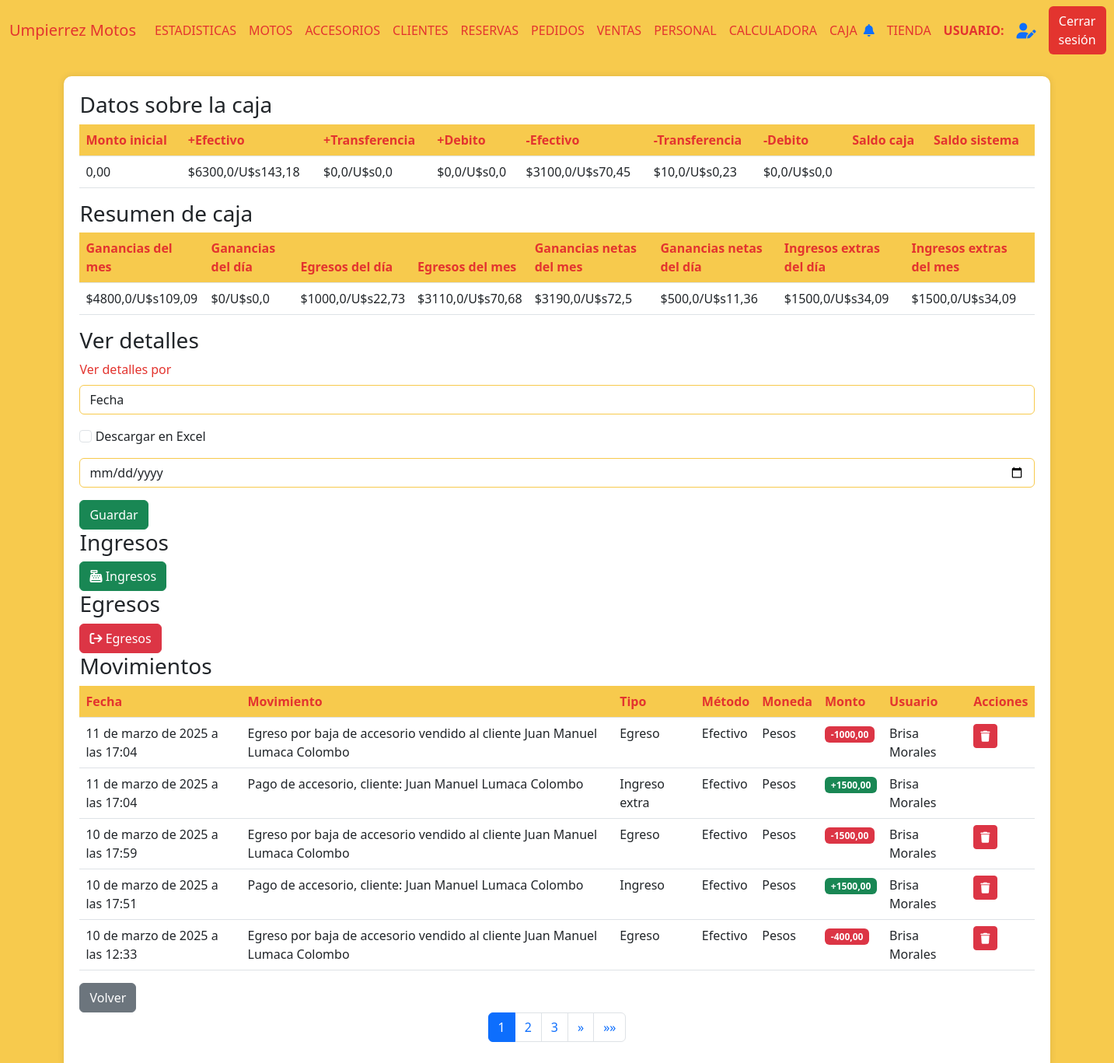
The app's page /movimientos_caja/33 (signed in), older data.
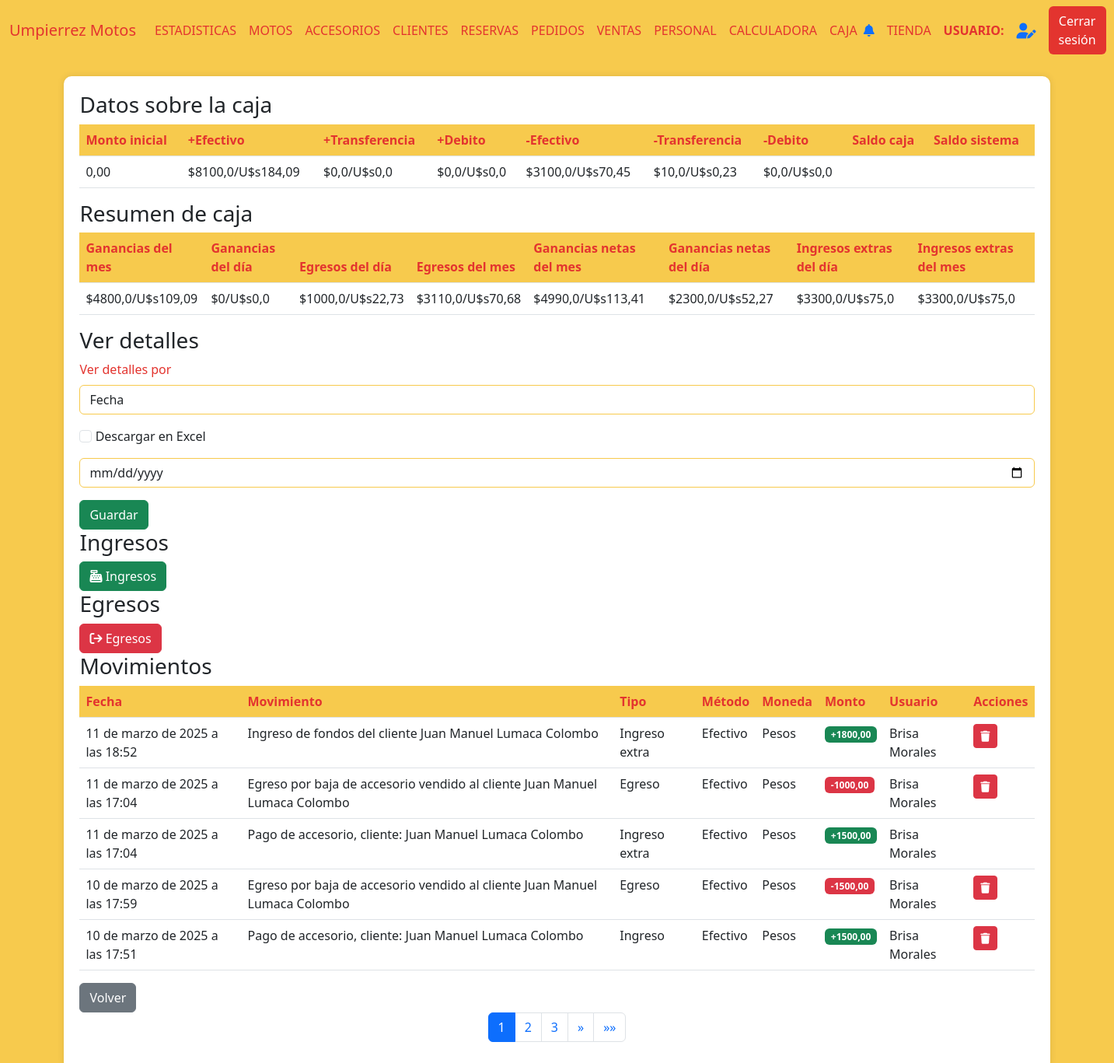
The same page, newer data.
### AppUM/models.py (models this page shows)
class Caja(models.Model):
    apertura = models.DateTimeField()
    cierre = models.DateTimeField(null=True,blank=True)
    moneda = models.CharField(max_length=10)
    monto_inicial = models.DecimalField(max_digits=10, decimal_places=2)
    depositos = models.DecimalField(max_digits=10, decimal_places=2)
    egresos = models.DecimalField(max_digits=10, decimal_places=2)
    saldo_caja = models.DecimalField(max_digits=10, decimal_places=2)
    saldo_sistema = models.DecimalField(max_digits=10, decimal_places=2)
    diferencia = models.DecimalField(max_digits=10, decimal_places=2)
    estado = models.CharField(max_length=10)
    usuario = models.ForeignKey(Personal, related_name='usuario_caja', on_delete=models.CASCADE)

class Movimientos(models.Model):
    fecha = models.DateTimeField()
    movimiento = models.TextField(null=True, blank=True)
    tipo = models.CharField(max_length=10)
    monto = models.DecimalField(max_digits=10, decimal_places=2)
    caja = models.ForeignKey(Caja, related_name='movimiento_caja', on_delete=models.CASCADE)
    usuario = models.ForeignKey(Personal, related_name='usuario_movimiento', on_delete=models.CASCADE)
    moneda = models.CharField(max_length=10,null=True,blank=True)
    rubro = models.TextField(null=True, blank=True)
    metodo = models.CharField(max_length=30,null=True,blank=True)
    es_moto = models.BooleanField(default=0)
    es_accesorio = models.BooleanField(default=0)

### AppUM/decorators.py (the view)
    def _wrapped_view(request, *args, **kwargs):
        user = request.user
        if user.is_authenticated:
            usuario_consulta = Personal.objects.filter(usuario=user.username).first()
            if usuario_consulta:
                if Administrativo.objects.filter(personal_ptr_id=usuario_consulta.id,activo=1).exists():
                    return view_func(request, *args, **kwargs)
                else:
                    raise PermissionDenied
            else:
                return view_func(request, *args, **kwargs)
        else:
            return redirect('Login')  # Redirigir al login si no está autenticado

### AppUM/context_processors.py (called while the page is built)
def cantidad_solicitudes_no_leidas(req):
    if req.user.is_authenticated:
        usuario = req.user
        usuario_actual = Personal.objects.filter(usuario=usuario.username).first()
        notificaciones = NotificacionPersonal.objects.filter(personal=usuario_actual,leido=0).count()
    else:
        notificaciones = 0
    return {'notificaciones': notificaciones}

### AppUM/functions.py (called while the page is built)
def funcion_paginas_varias(req,instancia_model):
    paginator = Paginator(instancia_model, 5)  # 5 motos por página
    page_number = req.GET.get('page')  # Obtiene el número de página desde la URL
    page_obj = paginator.get_page(page_number)
    return page_obj

### AppUM/templates/perfil_administrativo/arqueos/movimientos.html (shortened to what this page needs)
{% extends "perfil_administrativo/padre_perfil_administrativo.html" %}
{% load static %}
{% block contenidoQueCambia %}
<link href="https://cdnjs.cloudflare.com/ajax/libs/font-awesome/6.0.0/css/all.min.css" rel="stylesheet">
<link href="https://cdn.jsdelivr.net/npm/bootstrap-icons@1.10.0/font/bootstrap-icons.css" rel="stylesheet">
<div class="table-container" id="inventarios">
    <h3>Datos sobre la caja</h3>
    <table class="table">
        <thead>
            <tr>
                <th>Monto inicial</th>
                <th>+Efectivo</th>
                <th>+Transferencia</th>
                <th>+Debito</th>
                <th>-Efectivo</th>
                <th>-Transferencia</th>
                <th>-Debito</th>
                <th>Saldo caja</th>
                <th>Saldo sistema</th>
            </tr>
        </thead>
        <tbody>
                <tr>
                    <td>{{ monto_inicial }}</td>
                    <td>${{ total_ingresos_efectivo_pesos }}/U$s{{ total_ingresos_efectivo_dolares }}</td>
                    <td>${{ total_ingresos_transferencia_pesos }}/U$s{{ total_ingresos_transferencia_dolares }}</td>
                    <td>
                        ${{ total_ingresos_debito_pesos }}/U$s{{ total_ingresos_debito_dolares }}
                    </td>
                    <td>${{ total_egresos_efectivo_pesos }}/U$s{{ total_egresos_efectivo_dolares }}</td>
                    <td>${{ total_egresos_transferencia_pesos }}/U$s{{ total_egresos_transferencia_dolares }}</td>
                    <td>${{ total_egresos_debito_pesos }}/U$s{{ total_egresos_debito_dolares }}</td>
                    <td>{{ saldo_caja }}</td>
                    <td>{{ saldo_sistema }}</td>
                </tr>
        </tbody>
    </table>
    <h3>Resumen de caja</h3>
    <table class="table" id="tabla-resumen">
        <thead>
            <tr>
                <th>Ganancias del mes</th>
                <th>Ganancias del día</th>
                <th>Egresos del día</th>
                <th>Egresos del mes</th>
                <th>Ganancias netas del mes</th>
                <th>Ganancias netas del día</th>
                <th>Ingresos extras del día</th>
                <th>Ingresos extras del mes</th>
            </tr>
        </thead>
        <tbody>
                <tr>
                    <td>${{ ganancias_mes }}/U$s{{ ganancias_mes_dolares }}</td>
                    <td>${{ ganancias_dia }}/U$s{{ ganancias_dia_dolares }}</td>
                    <td>${{ egresos_dia }}/U$s{{ egresos_dia_dolares }}</td>
                    <td>
                        ${{ egresos_mes }}/U$s{{ egresos_mes_dolares }}
                    </td>
                    <td>${{ ganancias_netas_mes }}/U$s{{ ganancias_netas_mes_dolares }}</td>
                    <td>${{ ganancias_netas_dia }}/U$s{{ ganancias_netas_dia_dolares }}</td>
                    <td>${{ ingresos_extra_dia }}/U$s{{ ingresos_extra_dia_dolares }}</td>
                    <td>${{ ingresos_extra_mes }}/U$s{{ ingresos_extra_mes_dolares }}</td>
                </tr>
        </tbody>
    </table>
    <h3>Ver detalles</h3>
    <div class="mb-3" id="busqueda_detalles">
        <label for="documento" class="form-label">Ver detalles por</label>
        <select class="form-control" id="detalles_por" onchange="detalles_por()">
            <option value="fecha">Fecha</option>
        </select>
    </div>
    <div id="detalles_x_fecha">
        <div class="mb-3">
            <input type="checkbox" id="cbox_descargar_excel" class="form-check-input" onchange="descargar_excel()">
            <label for="toggleMatr" class="form-check-label">Descargar en Excel</label>
        </div>
        <div id="form_pdf">
            <form action="{% url 'DetallesCajaXFecha' %}" method="post" id="form-reporte">{% csrf_token %}
                <div class="mb-3">
                    <input type="date" class="form-control" name="f_detalles" id="fecha" placeholder="Ingrese la fecha" required>
                </div>
                <button type="submit" class="btn btn-success" id="btn_fecha">Guardar</button>
            </form>
        </div>
    </div>
    <h3>Ingresos</h3>
    <button type="button" id="abrir_form_ingresos" class="btn btn-success">
        <i class="fas fa-cash-register"></i> Ingresos
    </button>
    <h3>Egresos</h3>
    <button type="button" id="abrir_form_egresos" class="btn btn-danger">
        <i class="fas fa-arrow-right-from-bracket"></i> Egresos
    </button>
    <h3>Movimientos</h3>
    <table class="table">
        <thead>
            <tr>
                <th>Fecha</th>
                <th>Movimiento</th>
                <th>Tipo</th>
                <th>Método</th>
                <th>Moneda</th>
                <th>Monto</th>
                <th>Usuario</th>
                <th>Acciones</th>
            </tr>
        </thead>
        <tbody>
            {% if page_obj %}
                {% for movimiento in page_obj %}
                <tr>
                    <td>{{ movimiento.movimiento.fecha }}</td>
                    <td>{{ movimiento.descripcion }}</td>
                    <td>{{ movimiento.movimiento.tipo }}</td>
                    <td>{{ movimiento.movimiento.metodo }}</td>
                    <td>
                        {{ movimiento.movimiento.moneda }}
                    </td>
                    <td>
                        {% if movimiento.movimiento.tipo == "Egreso" %}
                        <span class="badge bg-danger">-{{ movimiento.movimiento.monto }}</span>
                        {% else %}
                        <span class="badge bg-success">+{{ movimiento.movimiento.monto }}</span>
                        {% endif %}
                    </td>
                    <td>{{ movimiento.usuario }}</td>
                    <td>
                        {% if movimiento.mostrar_boton %}
                        <a href="{% url 'MovimientoBaja' id_caja movimiento.movimiento.id  %}"><button class="btn btn-sm btn-danger"><i class="fas fa-trash"></i></button></a>
                        {% endif %}
                    </td>
                </tr>
                {% endfor %}
            {% else %}
                <tr>
                    <td colspan="9" class="text-center text-muted">
                        No hay registros de movimientos disponibles en esta caja.
                    </td>
                </tr>
            {% endif %}
        </tbody>
    </table>
    <a href="{% url 'Arqueos' %}" class="btn btn-secondary">Volver</a>
    <nav aria-label="Page navigation">
        <ul class="pagination justify-content-center">
            {% for num in page_obj.paginator.page_range %}
            <li class="page-item {% if page_obj.number == num %}active{% endif %}">
                <a class="page-link" href="?page={{ num }}">{{ num }}</a>
            </li>
            {% endfor %}
            {% if page_obj.has_next %}
            <li class="page-item">
                <a class="page-link" href="?page={{ page_obj.next_page_number }}" aria-label="Siguiente">
                    <span aria-hidden="true">&raquo;</span>
                </a>
            </li>
            <li class="page-item">
                <a class="page-link" href="?page={{ page_obj.paginator.num_pages }}" aria-label="Última">
                    <span aria-hidden="true">&raquo;&raquo;</span>
                </a>
            </li>
            {% endif %}
        </ul>
    </nav>
</div>
{% endblock %}

### AppUM/templates/perfil_administrativo/padre_perfil_administrativo.html (shortened to what this page needs)
<!DOCTYPE html>
<html lang="es">
<head>
    {% load static %}
    <link href="https://cdn.jsdelivr.net/npm/bootstrap@5.3.0/dist/css/bootstrap.min.css" rel="stylesheet">
    <link href="https://cdnjs.cloudflare.com/ajax/libs/font-awesome/6.0.0/css/all.min.css" rel="stylesheet">
    <link href="{% static 'css/styles.css' %}" rel="stylesheet" />
</head>
<body>
    <nav class="navbar navbar-expand-lg navbar-custom">
        <div class="container-fluid">
            <a class="navbar-brand" href="#">Umpierrez Motos</a>
            <div class="collapse navbar-collapse" id="navbarNav">
                <ul class="navbar-nav me-auto mb-2 mb-lg-0">
                    <li class="nav-item {% if active_page == 'Estadisticas' %}active{% endif %}">
                        <a class="nav-link" href="{% url 'Estadisticas' %}" onclick="">ESTADISTICAS</a>
                    </li>
                    <li class="nav-item {% if active_page == 'Motos' %}active{% endif %}">
                        <a class="nav-link" href="{% url 'Motos' %}" onclick="">MOTOS</a>
                    </li>
                    <li class="nav-item">
                        <a class="nav-link" href="{% url 'Accesorios' %}" onclick="">ACCESORIOS</a>
                    </li>
                    <li class="nav-item">
                        <a class="nav-link" href="{% url 'Clientes' %}" onclick="">CLIENTES</a>
                    </li>
                    <li class="nav-item">
                        <a class="nav-link" href="{% url 'Reservas' %}" onclick="">RESERVAS</a>
                    </li>
                    <li class="nav-item">
                        <a class="nav-link" href="{% url 'Pedidos' %}" onclick="">PEDIDOS</a>
                    </li>
                    <li class="nav-item">
                        <a class="nav-link" href="{% url 'Ventas' %}" onclick="">VENTAS</a>
                    </li>
                    <li class="nav-item">
                        <a class="nav-link" href="{% url 'Personal' %}" onclick="">PERSONAL</a>
                    </li>
                    <li class="nav-item">
                        <a class="nav-link" href="{% url 'Calculadora' %}" onclick="">CALCULADORA</a>
                    </li>
                    <li class="nav-item">
                        <a class="nav-link" href="{% url 'Arqueos' %}" onclick="">CAJA</a>
                    </li>
                </ul>
                <div class="d-flex align-items-center">
                    <div class="notification-bell me-3">
                        <a href="{% url 'NotificacionesAdministrativo' %}" class="text-decoration-none">
                            <i class="fas fa-bell"></i>
                        </a>
                    </div>
                    <a href="{% url 'Tienda' %}" class="nav-link me-3">TIENDA</a>
                    <span class="navbar-text me-3">
                        <strong>USUARIO:</strong> {{ request.user.first_name }}
                    </span>
                    <a href="{% url 'EditarUsuario' %}" class="me-3" title="Editar Perfil">
                        <i class="fas fa-user-edit fa-lg"></i>
                    </a>
                    <a href="{% url 'CerrarSesion' %}">
                        <button class="btn btn-logout">Cerrar sesión</button>
                    </a>
                </div>
            </div>
        </div>
    </nav>
    <div class="container-fluid" id="content">
        {% block contenidoQueCambia %}
        {% endblock %}
    </div>
</body>
</html>

### AppUM/static/css/styles.css (style rules this page uses)
body { background-color: #f7ca4d; }
.form-label { color: #e3342f; }
.form-control { border-color: #f7ca4d; }
.navbar-custom { background-color: #f7ca4d; }
.navbar-brand, .nav-link, .navbar-text { color: #e3342f !important; }
.btn-logout { background-color: #e3342f; color: #fff; }
.table-container { background-color: #fff; border-radius: 10px; padding: 20px; box-shadow: 0px 0px 10px rgba(0, 0, 0, 0.1); margin: 20px auto; max-width: 90%; }
.table th { background-color: #f7ca4d; color: #e3342f; }
.notification-bell { position: relative; cursor: pointer; }

Row changes from the older to the newer data that the page shows:
no longer on this page (row unchanged): Movimientos: movimiento.fecha "10 de marzo de 2025 a las 12:33", descripcion "Egreso por baja de accesorio vendido al cliente Juan Manuel Lumaca Colombo", movimiento.tipo "Egreso", movimiento.metodo "Efectivo", movimiento.moneda "Pesos", movimiento.monto "400,00", usuario "Brisa Morales"
added Movimientos: movimiento.fecha "11 de marzo de 2025 a las 18:52", descripcion "Ingreso de fondos del cliente Juan Manuel Lumaca Colombo", movimiento.tipo "Ingreso extra", movimiento.metodo "Efectivo", movimiento.moneda "Pesos", movimiento.monto "1800,00", usuario "Brisa Morales"
Text that changed along with them:
{{ total_ingresos_efectivo_pesos }}: "6300,0" → "8100,0"
{{ total_ingresos_efectivo_dolares }}: "143,18" → "184,09"
{{ ganancias_netas_mes }}: "3190,0" → "4990,0"
{{ ganancias_netas_mes_dolares }}: "72,5" → "113,41"
{{ ganancias_netas_dia }}: "500,0" → "2300,0"
{{ ganancias_netas_dia_dolares }}: "11,36" → "52,27"
{{ ingresos_extra_dia }}: "1500,0" → "3300,0"
{{ ingresos_extra_dia_dolares }}: "34,09" → "75,0"
{{ ingresos_extra_mes }}: "1500,0" → "3300,0"
{{ ingresos_extra_mes_dolares }}: "34,09" → "75,0"
